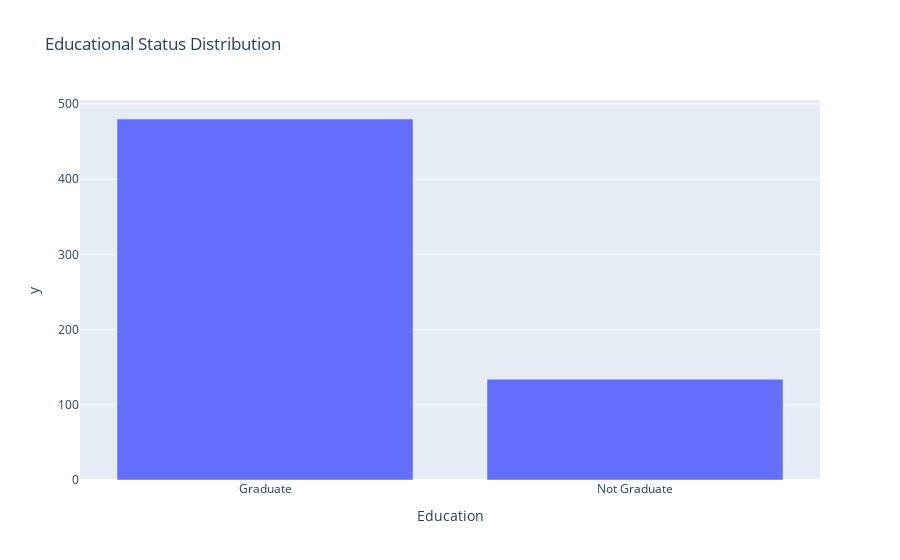

Notebook code cell kept with this figure:
### Code cell
education_count = data['Education'].value_counts()
fig = px.bar(education_count,
            x = education_count.index,
            y = education_count.values,
            title = 'Educational Status Distribution')
fig.show()

### Figure 1 — Plotly figure (JSON) as saved in the notebook; plotly's stock layout.template omitted (floating-point values rounded to 4 significant figures)
{"data": [{"alignmentgroup": "True", "hovertemplate": "Education=%{x}<br>y=%{y}<extra></extra>", "legendgroup": "", "marker": {"color": "#636efa", "pattern": {"shape": ""}}, "name": "", "offsetgroup": "", "orientation": "v", "showlegend": false, "textposition": "auto", "type": "bar", "x": ["Graduate", "Not Graduate"], "xaxis": "x", "y": [480, 134], "yaxis": "y"}], "layout": {"autosize": true, "barmode": "relative", "legend": {"tracegroupgap": 0}, "title": {"text": "Educational Status Distribution"}, "xaxis": {"anchor": "y", "autorange": true, "domain": [0, 1], "range": [-0.5, 1.5], "title": {"text": "Education"}, "type": "category"}, "yaxis": {"anchor": "x", "autorange": true, "domain": [0, 1], "range": [0, 505.3], "title": {"text": "y"}, "type": "linear"}}}
